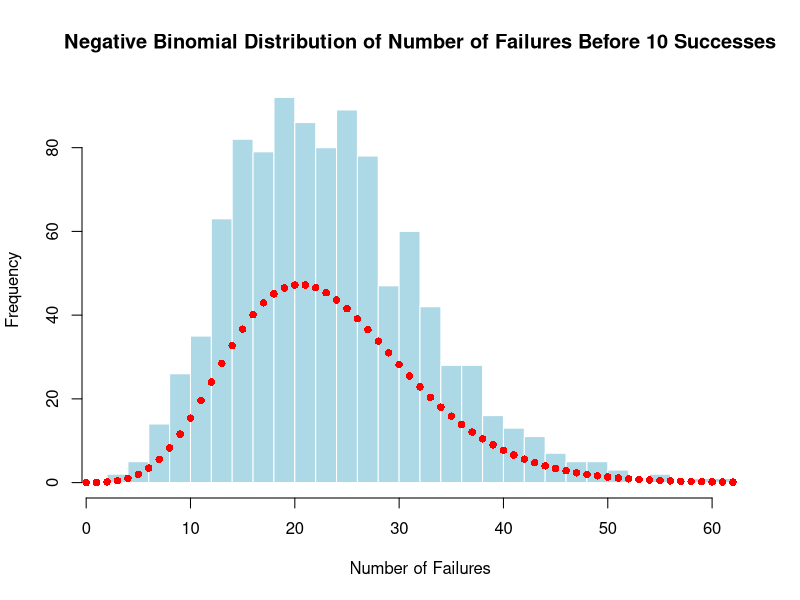

This figure's R source:
# Filename: _052_negative_binomial_realworld.R
# Title: Negative Binomial Distribution Example - Number of Failures Before a Set Number of Successes
# Author: Raghava | GitHub: @raghavtwenty
# Date Created: June 22, 2024 | Last Updated: June 22, 2024
# Language: R | Version: 4.4.0

# PROBLEM

# We consider a real-world scenario where we are counting the number of failures
# before achieving 10 successes in a series of Bernoulli trials with a probability of success of 0.3.


# Parameters for the negative binomial distribution
num_successes = 10  # Number of successes
prob_success = 0.3  # Probability of success

# Number of samples to generate
num_samples = 1000

# Generate random number of failures using the negative binomial distribution
num_failures = rnbinom(num_samples,
    size = num_successes,
    prob = prob_success
)

# Display the first few generated number of failures
print(head(num_failures))

# Plot the histogram of the generated number of failures
hist(num_failures,
    breaks = 30,
    col = "lightblue",
    border = "white",
    main = "Negative Binomial Distribution of Number of Failures Before 10 Successes",
    xlab = "Number of Failures",
    ylab = "Frequency"
)

# Add the theoretical density line
x_vals = 0:max(num_failures)
points(x_vals,
       dnbinom(x_vals, size = num_successes, prob = prob_success) * num_samples,
    col = "red",
    pch = 16
)
